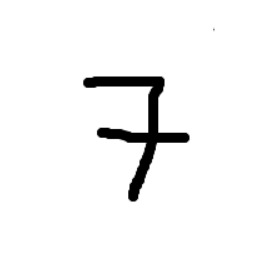
#> input picture ANNO 2021-2022/Microrobotica/python/40-esercitazione_cifre_randomforest/7.jpeg, 263 x 267 px; its folder holds 3 pictures in this run
$ jupyter execute --allow-errors esercitazione.ipynb   (older library calls are emulated)
#> lines starting #> are read from the running program, lines starting #| are printed output that depends on the picture
[cell 1]
from PIL import Image
import pandas as pd
import matplotlib.pyplot as plt
from sklearn import tree
import numpy as np
from sklearn.model_selection import train_test_split
from sklearn.ensemble import RandomForestClassifier

[cell 2]
def trasforma_immagine(nome):

#> called with nome = '7.jpeg'
    size = 28, 28
    im = Image.open(f"./{nome}")
#> im is the input picture: PIL image 263x267 RGB; min 0, max 255, mean 244.6
    im = im.convert('L')
#> im: PIL image 263x267 L
    im_resized = im.resize(size, Image.ANTIALIAS)
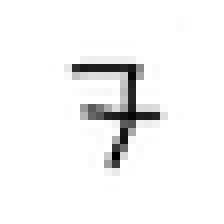
#> im_resized: PIL image 28x28 L (shown 8 times larger); min 0, max 255, mean 243.9
    data = (np.asarray(im_resized)).reshape((1, -1))[0]
#> data = 784 values, max 255 at index 0, min 0 at index 546, mean 243.9

    return data, im_resized

#> (a cell that did not finish here is left out)

#> (a cell that did not finish here is left out)

#> (a cell that did not finish here is left out)

#> (a cell that did not finish here is left out)

#> (a cell that did not finish here is left out)

#> (a cell that did not finish here is left out)

[cell 9]
accs_train = []
accs_test = []

#> (the rest of this cell did not finish here and is left out)

[cell 10]
accs_test = np.array(accs_test)
#> (the rest of this cell did not finish here and is left out)

#> (a cell that did not finish here is left out)

[cell 12]
narray, im_resized = trasforma_immagine('7.jpeg')
#> narray has the same summary as data in trasforma_immagine
im_resized

[cell 13]
plt.imshow(narray.reshape(28, -1), cmap="gray")

[cell 14]
narray = 255-narray
#> narray = 784 values, max 255 at index 546, min 0 at index 0, mean 11.08
plt.imshow(narray.reshape(28, -1), cmap="gray")
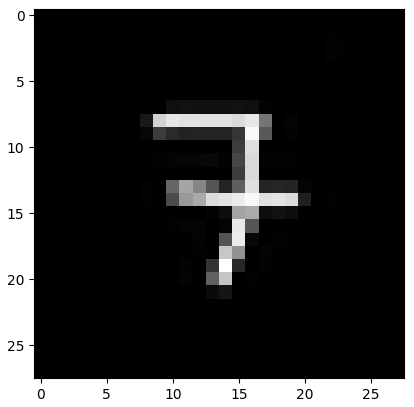
#> figure drawn by matplotlib, 1 panel

#> (a cell that did not finish here is left out)

#> (a cell that did not finish here is left out)

## Miglioramenti

[cell 17]
narray, im_resized = trasforma_immagine('7.jpeg')
#> narray has the same summary as data in trasforma_immagine
narray = 255-narray
narray[narray > 50] = 255 # setto sopra una determinata soglia uguale a bianco
plt.imshow(narray.reshape(28, -1), cmap="gray")
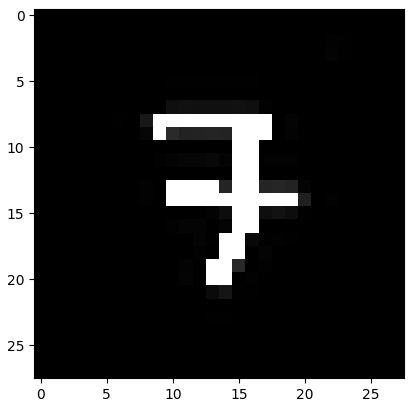
#> figure drawn by matplotlib, 1 panel
